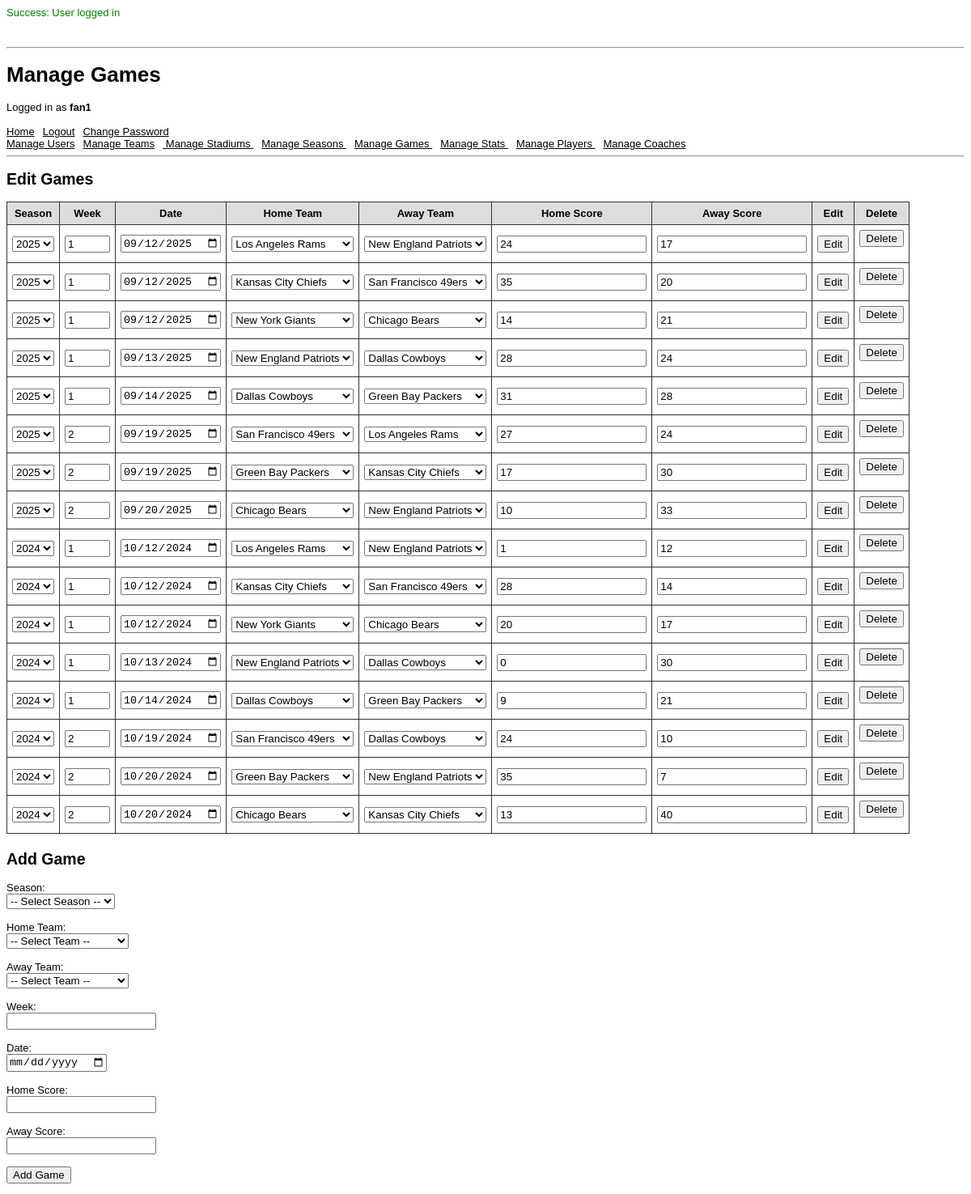
Screenshot of /pages/game_page.php (signed in) with the database file from the repository.
### tables this page shows
CREATE TABLE Game (
    game_id      INT UNSIGNED PRIMARY KEY AUTO_INCREMENT,
    season_id    INT UNSIGNED NOT NULL,
    home_team_id INT UNSIGNED NOT NULL,
    away_team_id INT UNSIGNED NOT NULL,
    stadium_id   INT UNSIGNED NOT NULL,
    week         INT UNSIGNED NOT NULL,
    date         DATE         NOT NULL,
    home_score   INT UNSIGNED NOT NULL,
    away_score   INT UNSIGNED NOT NULL,

    FOREIGN KEY (season_id)
        REFERENCES Season(season_id)
        ON DELETE RESTRICT,

    FOREIGN KEY (home_team_id)
        REFERENCES Team(team_id)
        ON DELETE RESTRICT,

    FOREIGN KEY (away_team_id)
        REFERENCES Team(team_id)
        ON DELETE RESTRICT,

    FOREIGN KEY (stadium_id)
        REFERENCES Stadium(stadium_id)
        ON DELETE RESTRICT,

    UNIQUE (season_id, week, home_team_id),
    UNIQUE (season_id, week, away_team_id),

    CONSTRAINT valid_date CHECK (week BETWEEN 1 AND 16),
    CONSTRAINT home_away_different CHECK (home_team_id != away_team_id)
);

### pages/game_page.php (the view, shortened to what this page needs)
<?php
  require_once(__DIR__ . '/../scripts/StartSession.php');
  require_once(__DIR__ . '/html_components.php');
  require_once(__DIR__ . '/../scripts/helpers.php');
  do_html_header('Manage Games');
  check_valid_user();
  display_user_nav();
  display_edit_game();
  display_add_game();
  do_html_footer();
  function display_add_game() {
    echo "<h2>Add Game</h2>";
    echo "<form method='post' action='../scripts/game/add_game.php'>";
    echo "<label>Season:</label><br>";
    echo "<select name='season_id' required>";
    echo "<option value=''>-- Select Season --</option>";
    echo "</select><br><br>";
    echo "<label>Home Team:</label><br>";
    echo "<select name='home_team_id' required>";
    echo "<option value=''>-- Select Team --</option>";
    echo "</select><br><br>";
    echo "<label>Away Team:</label><br>";
    echo "<select name='away_team_id' required>";
    echo "<option value=''>-- Select Team --</option>";
    echo "</select><br><br>";
    echo "<label>Week:</label><br><input type='number' name='week' min='1' required><br><br>";
    echo "<label>Date:</label><br><input type='date' name='date' required><br><br>";
    echo "<label>Home Score:</label><br><input type='number' name='home_score' min='0' required><br><br>";
    echo "<label>Away Score:</label><br><input type='number' name='away_score' min='0' required><br><br>";
    echo "<input type='submit' value='Add Game'>";
    echo "</form>";
  }
  function display_edit_game() {
    global $db;
    $query = "
      SELECT team_id, name
      FROM Team
      ORDER BY city, name
    ";
    $teams_result = query_with_perms($db, $query);
    $query = "
      SELECT season_id, year
      FROM Season
      ORDER BY year DESC;
    ";
    $seasons_result = query_with_perms($db, $query);
    $query = "
        SELECT
          g.game_id,
          g.week,
          g.date,
          g.home_score,
          g.away_score,
          g.home_team_id,
          g.away_team_id,
          g.season_id
        FROM Game g
        JOIN Season s
          ON s.season_id = g.season_id
        ORDER BY s.year DESC, g.date ASC, g.week ASC, g.game_id
    ";
    $games_result = query_with_perms($db, $query);
    echo "<h2>Edit Games</h2>";
    echo "<table>";
    echo "<tr>
            <th>Season</th>
            <th>Week</th>
            <th>Date</th>
            <th>Home Team</th>
            <th>Away Team</th>
            <th>Home Score</th>
            <th>Away Score</th>
            <th>Edit</th>
            <th>Delete</th>
          </tr>";
    while ($game = $games_result->fetch_assoc()) {
        echo "<tr>";
        $game_id = intval($game['game_id']);
        echo "<form method='post' action='../scripts/game/edit_game.php'>";
        echo "<td><select name='season_id' required>";
        foreach ($seasons_result as $season) {
            $year = sanitize_str($season['year']);
            $season_id = intval($season['season_id']);
            $selected = ($game['season_id'] == $season_id) ? "selected" : "";
            echo "<option value='$season_id' $selected>$year</option>";
        }
        echo "</select></td>";
        $week = intval($game['week']);
        echo "<td><input type='number' name='week' value='$week' min='1' max='16' required></td>";
        $date = sanitize_str($game['date']);
        echo "<td><input type='date' name='date' value='$date' required></td>";
        $home_team_id = intval($game['home_team_id']);
        echo "<td><select name='home_team_id' required>";
        foreach ($teams_result as $team) {
            $team_id = intval($team['team_id']);
            $team_name = sanitize_str($team['name']);
            $selected = ($team_id == $home_team_id) ? "selected" : "";
            echo "<option value='$team_id' $selected>$team_name</option>";
        }
        echo "</select></td>";
        $away_team_id = intval($game['away_team_id']);
        echo "<td><select name='away_team_id' required>";
        foreach ($teams_result as $team) {
            $team_id = intval($team['team_id']);
            $team_name = sanitize_str($team['name']);
            $selected = ($team_id == $away_team_id) ? "selected" : "";
            echo "<option value='$team_id' $selected>$team_name</option>";
        }
        echo "</select></td>";
        $home_score = intval($game['home_score']);
        $away_score = intval($game['away_score']);
        echo "<td><input type='number' name='home_score' value='$home_score' min='0' required></td>";
        echo "<td><input type='number' name='away_score' value='$away_score' min='0' required></td>";
        echo "<td><input type='submit' value='Edit'></td>";
        echo "</form>";
        $season_id = intval($game['season_id']);
        echo "<td>
                <form method='post' action='../scripts/game/delete_game.php'>
                    <input type='hidden' name='game_id' value='$game_id'>
                    <input type='hidden' name='season_id' value='$season_id'>
                    <input type='hidden' name='home_team_id' value='$home_team_id'>
                    <input type='hidden' name='away_team_id' value='$away_team_id'>
                    <input type='submit' value='Delete'>
                </form>
              </td>";
        echo "</tr>";
    }
    echo "</table>";
  }
?>

### scripts/StartSession.php (shortened to what this page needs)
<?php
  if (isset($_SESSION['error']) && !empty($_SESSION['error'])) {
    echo '<p style="color: red">Error: '.htmlspecialchars($_SESSION['error']).'</p><br>';
  } else if (isset($_SESSION['success']) && !empty($_SESSION['success'])) {
    echo '<p style="color: green">Success: '.htmlspecialchars($_SESSION['success']).'</p><br>';
  }
?>

### pages/html_components.php (shortened to what this page needs)
<?php
function do_html_header($title) {
?>
<!doctype html>
<html>
<head>
</head>
<body>
<hr/>
<?php
  if ($title) {
    echo "<h1>" . htmlspecialchars($title) . "</h1>";
  }
}
function do_html_footer() {
?>
</body>
</html>
<?php
}
function display_user_nav() {
  echo "<a href='home_page.php'>Home</a>";
  echo "<a href='../scripts/user/logout.php'>Logout</a>";
  echo "<a href='change_password_page.php'>Change Password</a>";
  echo "<br>";
  echo "<a href='user_page.php'>Manage Users</a>";
  echo "<a href='team_page.php'>Manage Teams</a>";
  echo "<a href='stadium_page.php'>
          Manage Stadiums
        </a>";
  echo "<a href='season_page.php'>
          Manage Seasons
        </a>";
  echo "<a href='game_page.php'>
          Manage Games
        </a>";
  echo "<a href='stat_page.php'>
          Manage Stats
        </a>";
  echo "<a href='player_page.php'>
          Manage Players
        </a>";
  echo "<a href='coach_page.php'>
          Manage Coaches
        </a>";
  echo "<hr>";
}
?>

### scripts/helpers.php (shortened to what this page needs)
<?php
require_once(__DIR__ . "/../pages/html_components.php");
function sanitize_str($data) {
  return htmlspecialchars(trim($data));
}
function check_valid_user() {
  echo "Logged in as <b>" . sanitize_str($_SESSION['UserName']) . "</b><br><br>";
}
function query_with_perms($db, $query) {
  try {
    $result = $db->query($query);
    return $result;
  } catch (Exception $e) {
    err_permission_denied();
  }
}
?>

### pages/html_components.php (style rules this page uses)
body { font-family: Arial, Helvetica, sans-serif; font-size: 13px; }
li, td, th { font-family: Arial, Helvetica, sans-serif; font-size: 13px; }
hr { color: #3333cc; }
a { color: #000; margin-right: 10px; }
table { border-collapse: collapse; margin-bottom: 20px; }
th { background: #ddd; }
th, td { padding: 6px; border: 1px solid #333; }

### rows the page displays
game: week "1", date "09/12/2025", home_score "24", away_score "17"
game: week "1", date "09/12/2025", home_score "35", away_score "20"
game: week "1", date "09/12/2025", home_score "14", away_score "21"
game: week "1", date "09/13/2025", home_score "28", away_score "24"
game: week "1", date "09/14/2025", home_score "31", away_score "28"
game: week "2", date "09/19/2025", home_score "27", away_score "24"
game: week "2", date "09/19/2025", home_score "17", away_score "30"
game: week "2", date "09/20/2025", home_score "10", away_score "33"
game: week "1", date "10/12/2024", home_score "1", away_score "12"
game: week "1", date "10/12/2024", home_score "28", away_score "14"
game: week "1", date "10/12/2024", home_score "20", away_score "17"
game: week "1", date "10/13/2024", home_score "0", away_score "30"
game: week "1", date "10/14/2024", home_score "9", away_score "21"
game: week "2", date "10/19/2024", home_score "24", away_score "10"
game: week "2", date "10/20/2024", home_score "35", away_score "7"
game: week "2", date "10/20/2024", home_score "13", away_score "40"

### other values shown
$_SESSION['success'] "User logged in"
$title "Manage Games"
sanitize_str($_SESSION['UserName']) "fan1"
form field season_id "2025"
form field home_team_id "Los Angeles Rams"
form field away_team_id "New England Patriots"
form field home_team_id "Kansas City Chiefs"
form field away_team_id "San Francisco 49ers"
form field home_team_id "New York Giants"
form field away_team_id "Chicago Bears"
form field home_team_id "New England Patriots"
form field away_team_id "Dallas Cowboys"
form field home_team_id "Dallas Cowboys"
form field away_team_id "Green Bay Packers"
form field home_team_id "San Francisco 49ers"
